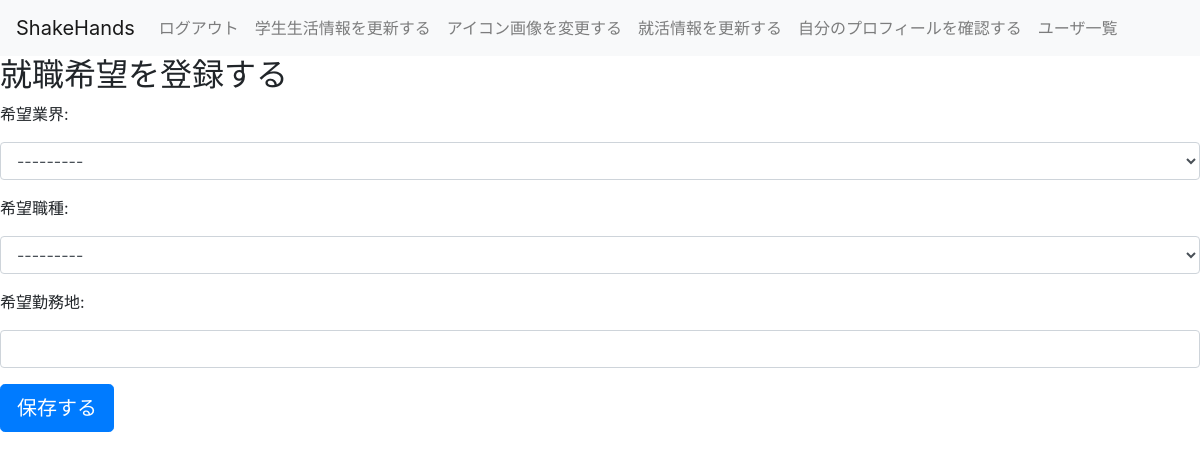
The app's page /setting/jobhunting/requestment (signed in), older data.
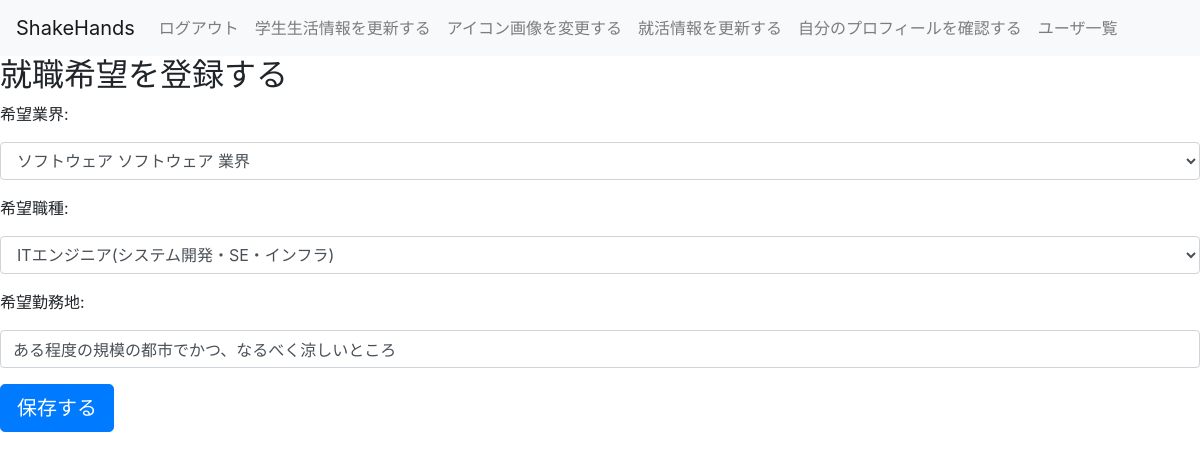
The same page, newer data.
### mypage/models.py (models this page shows)
class industry(models.Model):
    auto_increment_id = models.AutoField(primary_key=True)
    industry_classification = models.CharField("業界分類",max_length=50)
    industry = models.CharField("業界",max_length=50,blank=True)
    def __str__(self):
        if(len(self.industry)==0):
            return str(self.industry_classification+" 業界")
        return str(self.industry_classification+" "+self.industry+" 業界")

class occupation(models.Model):
    auto_increment_id = models.AutoField(primary_key=True)
    occupation = models.CharField("職種", max_length=50)
    def __str__(self):
        return self.occupation

class jobHunting_requestment(models.Model):
    user = models.OneToOneField(User, on_delete=models.CASCADE)
    industry = models.ForeignKey(industry, verbose_name='希望業界', on_delete=models.CASCADE)
    occupation = models.ForeignKey(occupation, verbose_name='希望職種', on_delete=models.CASCADE)
    workplace = models.CharField("希望勤務地", max_length=255, blank=True, null=True)

### mypage/views.py (the view)
# urls.py: path('setting/jobhunting/requestment',views.jobHunting_requestment_view.as_view(), name='jobhunting_requestment'),
class jobHunting_requestment_view(LoginRequiredMixin, generic.UpdateView):
    model = jobHunting_requestment
    template_name='mypage/createOrUpdate.html'
    form_class = jobHunting_requestment_form
    success_url = reverse_lazy('mypage:jobhunting_setting')
    def get_object(self):
        login_user=self.request.user
        try:
            req = jobHunting_requestment.objects.get(user=login_user)
        except:
            req = jobHunting_requestment()
            req.user = login_user
        return req
    def get_context_data(self, **kwargs):
        context = super(jobHunting_requestment_view, self).get_context_data(**kwargs)
        context['h2text']="就職希望を登録する"
        return context

### mypage/forms.py
class jobHunting_requestment_form(forms.ModelForm):
    class Meta:
        model = jobHunting_requestment
        fields = (
            'industry',
            'occupation',
            'workplace',
        )
    def __init__(self, *args, **kwargs):
        super().__init__(*args, **kwargs)
        self.fields['industry'].required = False
        self.fields['occupation'].required = False
        self.fields['workplace'].required = False
        for field in self.fields.values():
            field.widget.attrs['class'] = 'form-control'

### mypage/templates/mypage/createOrUpdate.html (shortened to what this page needs)
{% extends "mypage/base.html" %}
{% block content %}
<h2>{{h2text}}</h2>
<form action="" method="POST">
    {% for field in form %}
    <div class="form-group">
        <label for="{{ field.id_for_label }}">{{ field.label_tag }}</label>
        {{ field }}
    </div>
    {% endfor %}
    <button type="submit" class="btn btn-primary btn-lg">保存する</button>
</form>
{% endblock %}

Row changes from the older to the newer data that the page shows:
computed for industry: industry "---------" → "ソフトウェア ソフトウェア 業界"
computed for occupation: occupation "---------" → "ITエンジニア(システム開発・SE・インフラ)"
added jobHunting_requestment: form "ある程度の規模の都市でかつ、なるべく涼しいところ"
